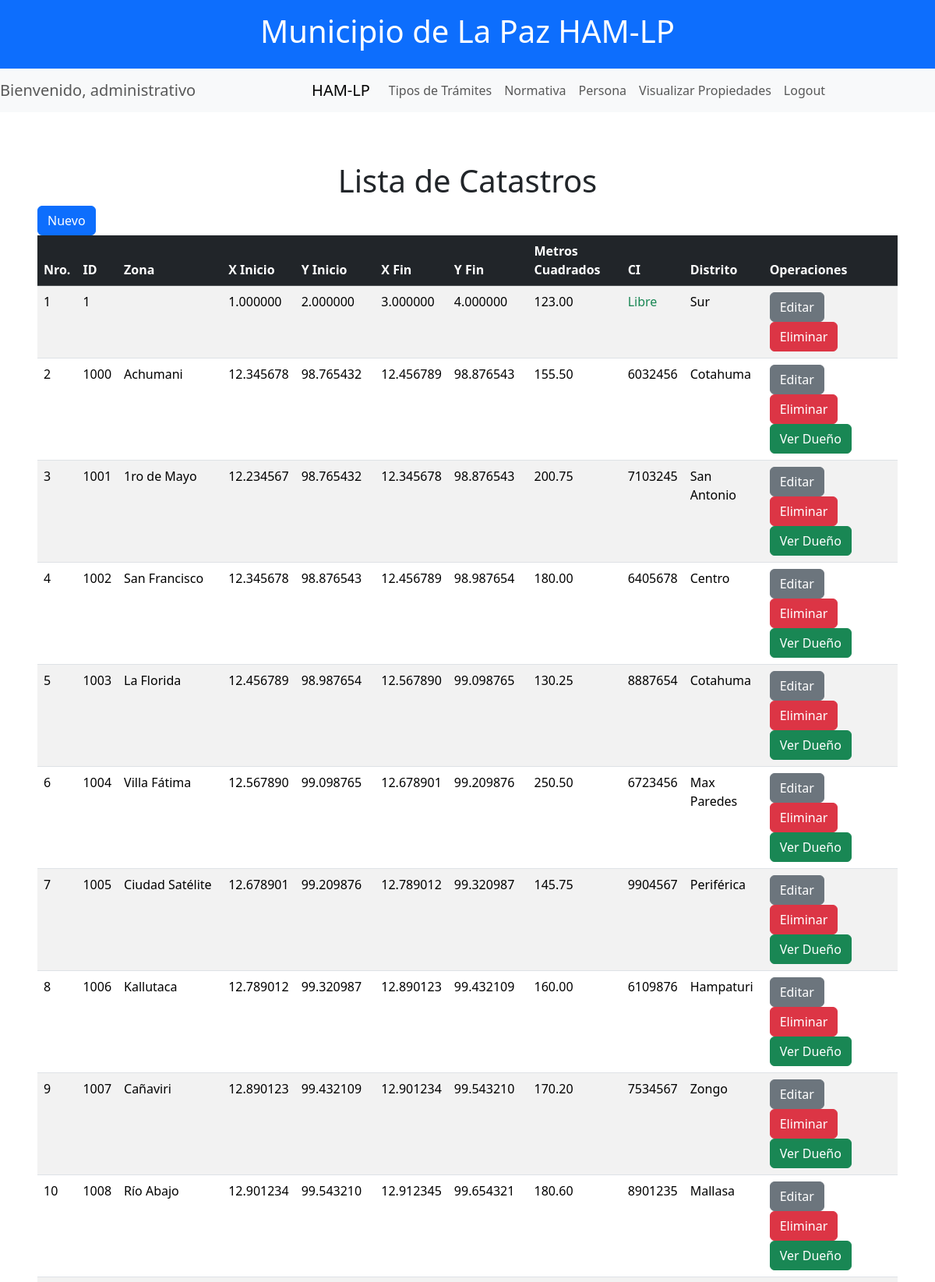
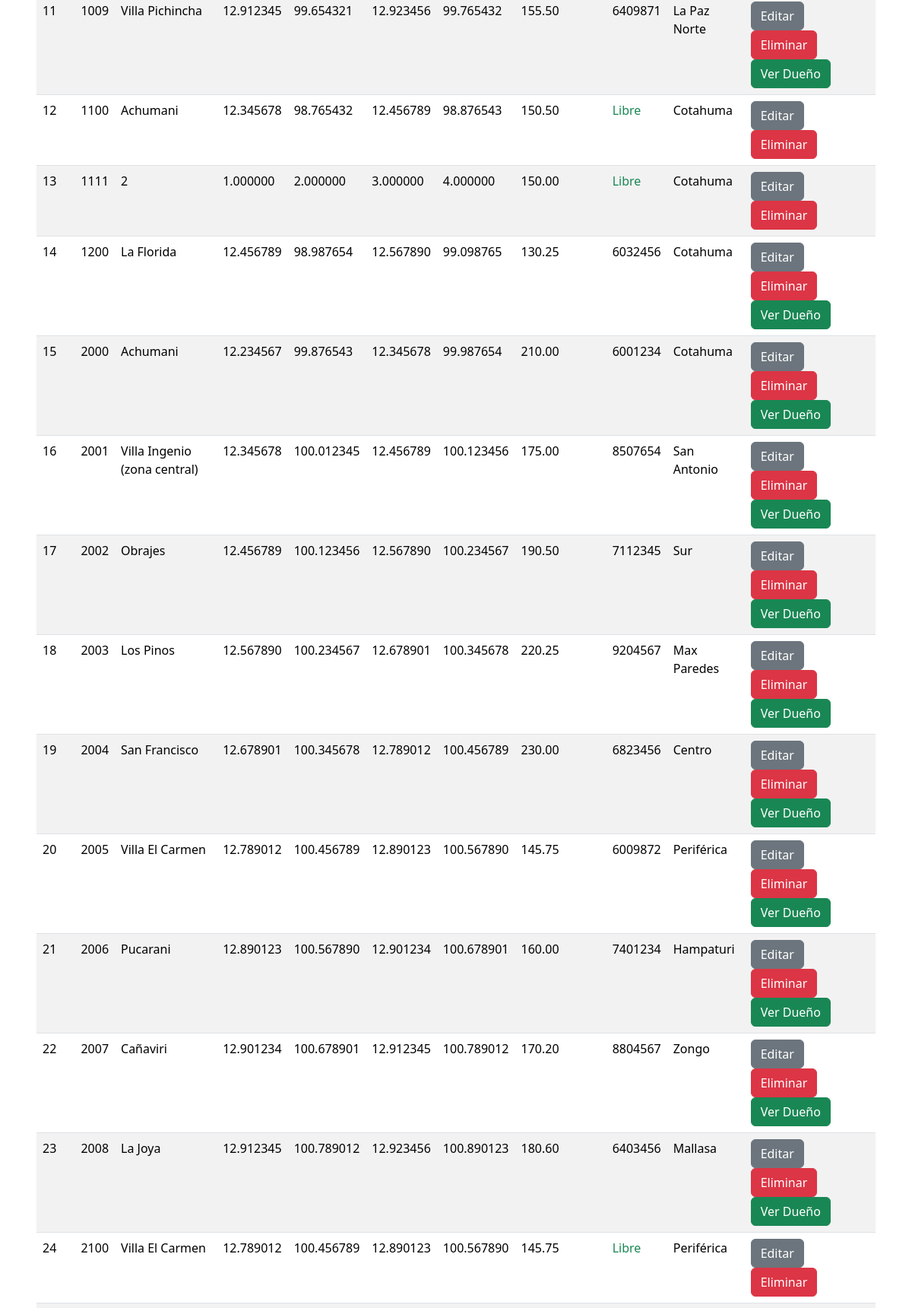
/2/Catastro.php (signed in, upper part), run on the app's committed database (2 pictures, top to bottom).
### tables this page shows
CREATE TABLE `catastro` (
  `id` int(11) NOT NULL,
  `zona` varchar(50) NOT NULL,
  `xini` decimal(10,6) NOT NULL,
  `yini` decimal(10,6) NOT NULL,
  `xfin` decimal(10,6) NOT NULL,
  `yfin` decimal(10,6) NOT NULL,
  `superficie` decimal(10,2) NOT NULL,
  `ci` int(11) NOT NULL,
  `distrito` varchar(50) NOT NULL
);

### 2/Catastro.php (the view, shortened to what this page needs)
<?php
include 'conexion.php';
$sqlCatastro = "SELECT * FROM catastro";
$resultadoCatastro = mysqli_query($conn, $sqlCatastro);
?>
<!DOCTYPE html>
<html lang="es">
<head>
    <link href="https://cdn.jsdelivr.net/npm/bootstrap@5.3.3/dist/css/bootstrap.min.css" rel="stylesheet">
</head>
<body>
    <?php include('./nav.php'); ?>
    <main class="p-5">
        <div class="text-center mt-3">
            <h1>Lista de Catastros</h1>
        </div>
        <a class="btn btn-primary" href='NuevoCatastro.php'>Nuevo</a>
        <table class="table table-striped">
            <thead class="table-dark">
                <tr>
                    <th scope="col">Nro.</th>
                    <th scope="col">ID</th>
                    <th scope="col">Zona</th>
                    <th scope="col">X Inicio</th>
                    <th scope="col">Y Inicio</th>
                    <th scope="col">X Fin</th>
                    <th scope="col">Y Fin</th>
                    <th scope="col">Metros Cuadrados</th>
                    <th scope="col">CI</th>
                    <th scope="col">Distrito</th>
                    <th scope="col">Operaciones</th>
                </tr>
            </thead>
            <tbody>
                <?php
                $nro = 1;
                while ($fila = mysqli_fetch_array($resultadoCatastro)) {
                    echo "<tr>";
                    echo "<td>{$nro}</td>";
                    echo "<td>{$fila['id']}</td>";
                    echo "<td>{$fila['zona']}</td>";
                    echo "<td>{$fila['xini']}</td>";
                    echo "<td>{$fila['yini']}</td>";
                    echo "<td>{$fila['xfin']}</td>";
                    echo "<td>{$fila['yfin']}</td>";
                    echo "<td>{$fila['superficie']}</td>";
                    if ($fila['ci'] == 0) {
                      echo "<td class='text-success'>Libre</td>";
                      echo "<td>{$fila['distrito']}</td>";
                        echo "<td>";
                        echo "<a class='btn btn-secondary me-2' href='EditarCatastro.php?id={$fila['id']}'>Editar</a>";
                        echo "<a class='btn btn-danger me-2' href='EliminarCatastro.php?id={$fila['id']}'>Eliminar</a>";
                        echo "</td>";
                    } else {
                        echo "<td>{$fila['ci']}</td>";
                        echo "<td>{$fila['distrito']}</td>";
                        echo "<td>";
                        echo "<a class='btn btn-secondary me-2' href='EditarCatastro.php?id={$fila['id']}'>Editar</a>";
                        echo "<a class='btn btn-danger me-2' href='EliminarCatastro.php?id={$fila['id']}'>Eliminar</a>";
                        echo "<a class='btn btn-success' href='VerDueño.php?ci={$fila['ci']}'>Ver Dueño</a>";
                        echo "</td>";
                    }
                    echo "</tr>";
                    $nro++;
                }
                ?>
            </tbody>
        </table>
    </main>
</body>
</html>

### data on the page
catastro: id "1", xini "1.000000", yini "2.000000", xfin "3.000000", yfin "4.000000", superficie "123.00", distrito "Sur"
catastro: id "1000", zona "Achumani", xini "12.345678", yini "98.765432", xfin "12.456789", yfin "98.876543", superficie "155.50", ci "6032456", distrito "Cotahuma"
catastro: id "1001", zona "1ro de Mayo", xini "12.234567", yini "98.765432", xfin "12.345678", yfin "98.876543", superficie "200.75", ci "7103245", distrito "San Antonio"
catastro: id "1002", zona "San Francisco", xini "12.345678", yini "98.876543", xfin "12.456789", yfin "98.987654", superficie "180.00", ci "6405678", distrito "Centro"
catastro: id "1003", zona "La Florida", xini "12.456789", yini "98.987654", xfin "12.567890", yfin "99.098765", superficie "130.25", ci "8887654", distrito "Cotahuma"
catastro: id "1004", zona "Villa Fátima", xini "12.567890", yini "99.098765", xfin "12.678901", yfin "99.209876", superficie "250.50", ci "6723456", distrito "Max Paredes"
catastro: id "1005", zona "Ciudad Satélite", xini "12.678901", yini "99.209876", xfin "12.789012", yfin "99.320987", superficie "145.75", ci "9904567", distrito "Periférica"
catastro: id "1006", zona "Kallutaca", xini "12.789012", yini "99.320987", xfin "12.890123", yfin "99.432109", superficie "160.00", ci "6109876", distrito "Hampaturi"
catastro: id "1007", zona "Cañaviri", xini "12.890123", yini "99.432109", xfin "12.901234", yfin "99.543210", superficie "170.20", ci "7534567", distrito "Zongo"
catastro: id "1008", zona "Río Abajo", xini "12.901234", yini "99.543210", xfin "12.912345", yfin "99.654321", superficie "180.60", ci "8901235", distrito "Mallasa"
catastro: id "1009", zona "Villa Pichincha", xini "12.912345", yini "99.654321", xfin "12.923456", yfin "99.765432", superficie "155.50", ci "6409871", distrito "La Paz Norte"
catastro: id "1100", zona "Achumani", xini "12.345678", yini "98.765432", xfin "12.456789", yfin "98.876543", superficie "150.50", distrito "Cotahuma"
catastro: id "1111", zona "2", xini "1.000000", yini "2.000000", xfin "3.000000", yfin "4.000000", superficie "150.00", distrito "Cotahuma"
catastro: id "1200", zona "La Florida", xini "12.456789", yini "98.987654", xfin "12.567890", yfin "99.098765", superficie "130.25", ci "6032456", distrito "Cotahuma"
catastro: id "2000", zona "Achumani", xini "12.234567", yini "99.876543", xfin "12.345678", yfin "99.987654", superficie "210.00", ci "6001234", distrito "Cotahuma"
catastro: id "2001", zona "Villa Ingenio (zona central)", xini "12.345678", yini "100.012345", xfin "12.456789", yfin "100.123456", superficie "175.00", ci "8507654", distrito "San Antonio"
catastro: id "2002", zona "Obrajes", xini "12.456789", yini "100.123456", xfin "12.567890", yfin "100.234567", superficie "190.50", ci "7112345", distrito "Sur"
catastro: id "2003", zona "Los Pinos", xini "12.567890", yini "100.234567", xfin "12.678901", yfin "100.345678", superficie "220.25", ci "9204567", distrito "Max Paredes"
catastro: id "2004", zona "San Francisco", xini "12.678901", yini "100.345678", xfin "12.789012", yfin "100.456789", superficie "230.00", ci "6823456", distrito "Centro"
catastro: id "2005", zona "Villa El Carmen", xini "12.789012", yini "100.456789", xfin "12.890123", yfin "100.567890", superficie "145.75", ci "6009872", distrito "Periférica"
catastro: id "2006", zona "Pucarani", xini "12.890123", yini "100.567890", xfin "12.901234", yfin "100.678901", superficie "160.00", ci "7401234", distrito "Hampaturi"
catastro: id "2007", zona "Cañaviri", xini "12.901234", yini "100.678901", xfin "12.912345", yfin "100.789012", superficie "170.20", ci "8804567", distrito "Zongo"
catastro: id "2008", zona "La Joya", xini "12.912345", yini "100.789012", xfin "12.923456", yfin "100.890123", superficie "180.60", ci "6403456", distrito "Mallasa"
catastro: id "2100", zona "Villa El Carmen", xini "12.789012", yini "100.456789", xfin "12.890123", yfin "100.567890", superficie "145.75", distrito "Periférica"

### other printed values
$_SESSION['rol'] "administrativo"
